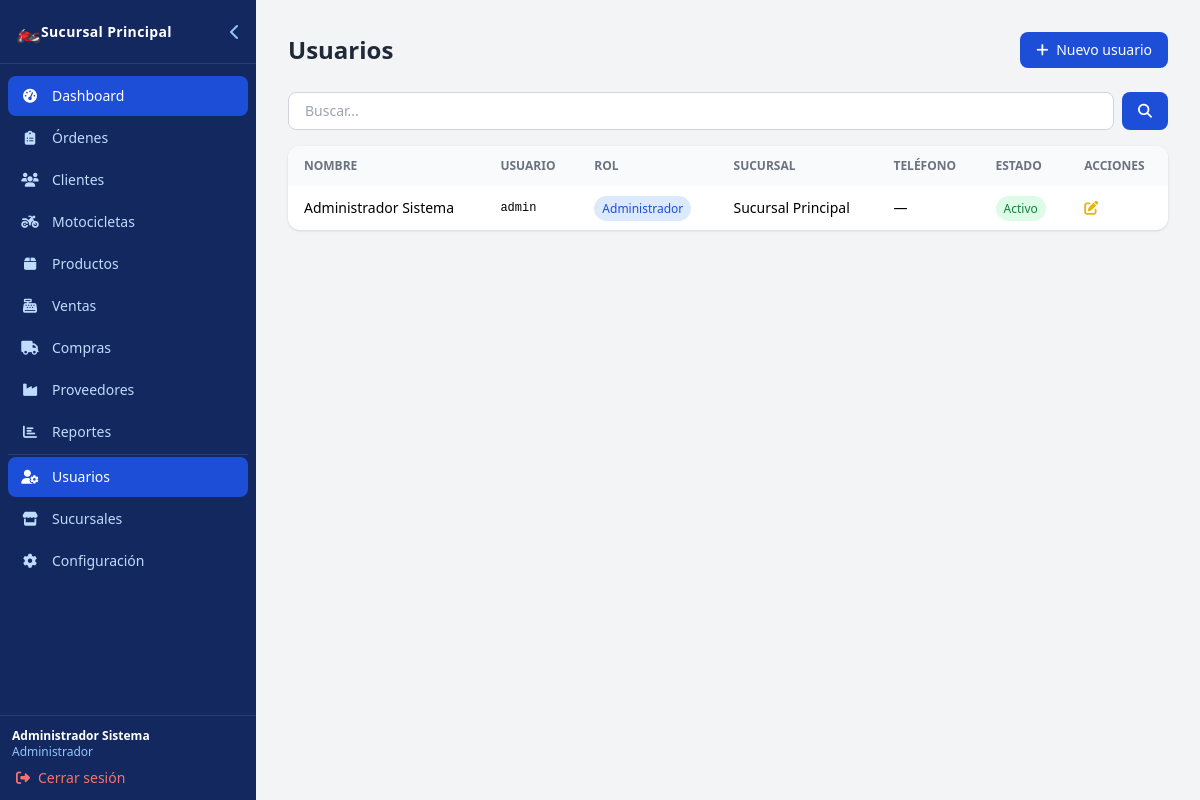
The page /pages/usuarios/index.php (signed in) on the database its author committed.
### tables this page shows
CREATE TABLE IF NOT EXISTS sucursales (
    id          INT UNSIGNED AUTO_INCREMENT PRIMARY KEY,
    nombre      VARCHAR(100) NOT NULL,
    direccion   VARCHAR(255),
    telefono    VARCHAR(20),
    correo      VARCHAR(100),
    activa      TINYINT(1) DEFAULT 1,
    created_at  TIMESTAMP DEFAULT CURRENT_TIMESTAMP,
    updated_at  TIMESTAMP DEFAULT CURRENT_TIMESTAMP ON UPDATE CURRENT_TIMESTAMP
);

CREATE TABLE IF NOT EXISTS usuarios (
    id            INT UNSIGNED AUTO_INCREMENT PRIMARY KEY,
    sucursal_id   INT UNSIGNED NOT NULL,
    nombre        VARCHAR(100) NOT NULL,
    apellido      VARCHAR(100) NOT NULL,
    telefono      VARCHAR(20),
    direccion     VARCHAR(255),
    rol_id        TINYINT UNSIGNED NOT NULL COMMENT '1=Admin,2=Técnico,3=Vendedor,4=Cajero,5=Asesor',
    username      VARCHAR(60) NOT NULL UNIQUE,
    password_hash VARCHAR(255) NOT NULL,
    activo        TINYINT(1) DEFAULT 1,
    created_at    TIMESTAMP DEFAULT CURRENT_TIMESTAMP,
    updated_at    TIMESTAMP DEFAULT CURRENT_TIMESTAMP ON UPDATE CURRENT_TIMESTAMP,
    FOREIGN KEY (sucursal_id) REFERENCES sucursales(id)
);

### config/database.php (called while the page is built, shortened)
<?php
function getDB() {
    static $pdo = null;
    if ($pdo === null) {
        try {
            $dsn = "mysql:host=" . DB_HOST . ";dbname=" . DB_NAME . ";charset=" . DB_CHARSET;
            $pdo = new PDO($dsn, DB_USER, DB_PASS, [
                PDO::ATTR_ERRMODE            => PDO::ERRMODE_EXCEPTION,
                PDO::ATTR_DEFAULT_FETCH_MODE => PDO::FETCH_ASSOC,
                PDO::ATTR_EMULATE_PREPARES   => false,
            PDO::MYSQL_ATTR_INIT_COMMAND => "SET time_zone = '-06:00'",
            ]);
        } catch (PDOException $e) {
            http_response_code(500);
            die(json_encode(['error' => 'Error de conexión a la base de datos']));
        }
    }
    return $pdo;
}

### includes/helpers.php (called while the page is built, shortened)
<?php
function sanitize($val) {
    return htmlspecialchars(trim($val), ENT_QUOTES, 'UTF-8');
}

### includes/auth.php (called while the page is built, shortened)
<?php
require_once __DIR__ . '/../config/config.php';
function currentUser() {
    return [
        'id'          => $_SESSION['usuario_id']   ?? null,
        'nombre'      => $_SESSION['nombre']        ?? '',
        'apellido'    => $_SESSION['apellido']       ?? '',
        'rol_id'      => $_SESSION['rol_id']         ?? null,
        'sucursal_id' => $_SESSION['sucursal_id']    ?? null,
    ];
}
function isAdmin() {
    return ($_SESSION['rol_id'] ?? 0) === ROL_ADMIN;
}

### config/config.php (called while the page is built, shortened)
<?php
$ROLES = [
    ROL_ADMIN         => 'Administrador',
    ROL_TECNICO       => 'Técnico',
    ROL_VENDEDOR      => 'Vendedor',
    ROL_CAJERO        => 'Cajero',
    ROL_ASESOR_VENTAS => 'Asesor de Ventas',
];

### pages/usuarios/index.php (the view, shortened to what this page needs)
<?php
require_once __DIR__ . '/../../includes/header.php';
$db = getDB();
$search = trim($_GET['q'] ?? '');
$where  = "WHERE 1=1";
$params = [];
$stmt = $db->prepare("SELECT u.*, s.nombre as sucursal FROM usuarios u JOIN sucursales s ON s.id=u.sucursal_id $where ORDER BY u.nombre");
$stmt->execute($params);
$usuarios = $stmt->fetchAll();
global $ROLES;
?>
<div class="flex items-center justify-between mb-6">
    <h1 class="text-2xl font-bold text-gray-800">Usuarios</h1>
    <a href="create.php" class="bg-blue-700 text-white px-4 py-2 rounded-lg hover:bg-blue-800 text-sm">
        <i class="fas fa-plus mr-1"></i> Nuevo usuario
    </a>
</div>
<form method="GET" class="mb-4 flex gap-2">
    <input type="text" name="q" value="<?= sanitize($search) ?>" placeholder="Buscar..."
           class="flex-1 border border-gray-300 rounded-lg px-4 py-2 text-sm focus:outline-none focus:ring-2 focus:ring-blue-500">
    <button class="bg-blue-700 text-white px-4 py-2 rounded-lg text-sm"><i class="fas fa-search"></i></button>
</form>
<div class="bg-white rounded-xl shadow overflow-hidden">
    <table class="w-full text-sm">
        <thead class="bg-gray-50 text-gray-500 uppercase text-xs">
            <tr>
                <th class="px-4 py-3 text-left">Nombre</th>
                <th class="px-4 py-3 text-left">Usuario</th>
                <th class="px-4 py-3 text-left">Rol</th>
                <th class="px-4 py-3 text-left">Sucursal</th>
                <th class="px-4 py-3 text-left">Teléfono</th>
                <th class="px-4 py-3 text-left">Estado</th>
                <th class="px-4 py-3 text-left">Acciones</th>
            </tr>
        </thead>
        <tbody class="divide-y divide-gray-100">
            <?php foreach ($usuarios as $u): ?>
            <tr class="hover:bg-gray-50">
                <td class="px-4 py-3 font-medium"><?= sanitize($u['nombre'] . ' ' . $u['apellido']) ?></td>
                <td class="px-4 py-3 font-mono text-xs"><?= sanitize($u['username']) ?></td>
                <td class="px-4 py-3">
                    <span class="px-2 py-1 rounded-full text-xs bg-blue-100 text-blue-700">
                        <?= sanitize($ROLES[$u['rol_id']] ?? 'Sin rol') ?>
                    </span>
                </td>
                <td class="px-4 py-3"><?= sanitize($u['sucursal']) ?></td>
                <td class="px-4 py-3"><?= sanitize($u['telefono'] ?? '—') ?></td>
                <td class="px-4 py-3">
                    <span class="px-2 py-1 rounded-full text-xs <?= $u['activo'] ? 'bg-green-100 text-green-700' : 'bg-red-100 text-red-700' ?>">
                        <?= $u['activo'] ? 'Activo' : 'Inactivo' ?>
                    </span>
                </td>
                <td class="px-4 py-3 flex gap-2">
                    <a href="edit.php?id=<?= $u['id'] ?>" class="text-yellow-500 hover:text-yellow-700"><i class="fas fa-edit"></i></a>
                </td>
            </tr>
            <?php endforeach; ?>
        </tbody>
    </table>
</div>
<?php require_once __DIR__ . '/../../includes/footer.php'; ?>

### includes/header.php (shortened to what this page needs)
<?php
require_once __DIR__ . '/../config/config.php';
require_once __DIR__ . '/../config/database.php';
require_once __DIR__ . '/../includes/auth.php';
require_once __DIR__ . '/../includes/helpers.php';
$user  = currentUser();
$_sucConfig = [];
if (!empty($user['sucursal_id'])) {
    $_sucStmt = getDB()->prepare("SELECT * FROM sucursales WHERE id=?");
    $_sucStmt->execute([$user['sucursal_id']]);
    $_sucConfig = $_sucStmt->fetch() ?: [];
}
$_logoPath  = $_sucConfig['logo_path'] ?? null;
$_appName   = $_sucConfig['nombre'] ?? APP_NAME;
global $ROLES;
$currentFile = basename($_SERVER['PHP_SELF']);
$currentDir  = basename(dirname($_SERVER['PHP_SELF']));
function navActive($dir) {
    global $currentDir, $currentFile;
    if ($dir === 'dashboard') return $currentFile === 'index.php' && $currentDir !== 'pages';
    return $currentDir === $dir;
}
?>
<!DOCTYPE html>
<html lang="es">
<head>
    <script src="https://cdn.tailwindcss.com"></script>
    <link rel="stylesheet" href="https://cdnjs.cloudflare.com/ajax/libs/font-awesome/6.5.0/css/all.min.css">
</head>
<body class="bg-gray-100 font-sans" x-data="{ sidebarOpen: window.innerWidth >= 1024, mobileOpen: false }" @resize.window="sidebarOpen = window.innerWidth >= 1024">
<aside
       :class="[
           'fixed top-0 left-0 h-screen bg-blue-900 text-white z-40 flex flex-col transition-all duration-300',
           'lg:translate-x-0',
           mobileOpen ? 'translate-x-0 w-64' : '-translate-x-full w-64',
           sidebarOpen ? 'lg:w-64' : 'lg:w-16'
       ]">
    <div class="flex items-center justify-between px-4 py-4 border-b border-blue-800 min-h-[64px]">
        <?php if ($_logoPath): ?>
        <img src="<?= BASE_URL ?>/<?= sanitize($_logoPath) ?>" alt="Logo" class="w-8 h-8 object-contain rounded flex-shrink-0">
        <?php else: ?>
        <span class="text-xl flex-shrink-0">🏍️</span>
        <?php endif; ?>
        <span x-show="sidebarOpen || mobileOpen" class="text-sm font-bold tracking-wide truncate"><?= sanitize($_appName) ?></span>
        <button @click="sidebarOpen = !sidebarOpen" class="text-blue-300 hover:text-white hidden lg:block ml-auto">
            <i :class="sidebarOpen ? 'fas fa-chevron-left' : 'fas fa-chevron-right'"></i>
        </button>
    </div>
    <nav class="flex-1 overflow-y-auto py-3 px-2 space-y-0.5">
        <?php
        $links = [
            ['dashboard', '/',           'fa-tachometer-alt', 'Dashboard'],
            ['ordenes',   '/pages/ordenes/',   'fa-clipboard-list','Órdenes'],
            ['clientes',  '/pages/clientes/',  'fa-users',         'Clientes'],
            ['motos',     '/pages/motos/',     'fa-motorcycle',    'Motocicletas'],
            ['productos', '/pages/productos/', 'fa-box',           'Productos'],
            ['ventas',    '/pages/ventas/',    'fa-cash-register', 'Ventas'],
            ['compras',   '/pages/compras/',   'fa-truck',         'Compras'],
            ['proveedores','/pages/proveedores/','fa-industry',    'Proveedores'],
            ['reportes',  '/pages/reportes/',  'fa-chart-bar',     'Reportes'],
        ];
        foreach ($links as [$dir, $path, $icon, $label]):
            $active = navActive($dir) ? 'bg-blue-700 text-white' : 'text-blue-200 hover:bg-blue-800 hover:text-white';
        ?>
        <a href="<?= BASE_URL . $path ?>index.php"
           class="flex items-center gap-3 px-3 py-2.5 rounded-lg transition-colors <?= $active ?>"
           @click="mobileOpen=false">
            <i class="fas <?= $icon ?> w-5 text-center flex-shrink-0 text-sm"></i>
            <span x-show="sidebarOpen || mobileOpen" class="text-sm truncate"><?= $label ?></span>
        </a>
        <?php endforeach; ?>
        <?php if (isAdmin()): ?>
        <div class="border-t border-blue-800 my-2"></div>
        <?php
        $adminLinks = [
            ['usuarios',   '/pages/usuarios/',   'fa-user-cog', 'Usuarios'],
            ['sucursales', '/pages/sucursales/', 'fa-store',    'Sucursales'],
            ['configuracion','/pages/configuracion/','fa-cog','Configuración'],
        ];
        foreach ($adminLinks as [$dir, $path, $icon, $label]):
            $active = navActive($dir) ? 'bg-blue-700 text-white' : 'text-blue-200 hover:bg-blue-800 hover:text-white';
        ?>
        <a href="<?= BASE_URL . $path ?>index.php"
           class="flex items-center gap-3 px-3 py-2.5 rounded-lg transition-colors <?= $active ?>"
           @click="mobileOpen=false">
            <i class="fas <?= $icon ?> w-5 text-center flex-shrink-0 text-sm"></i>
            <span x-show="sidebarOpen || mobileOpen" class="text-sm truncate"><?= $label ?></span>
        </a>
        <?php endforeach; endif; ?>
    </nav>
    <div class="border-t border-blue-800 px-3 py-3">
        <div x-show="sidebarOpen || mobileOpen" class="text-xs text-blue-300 mb-2 truncate">
            <div class="font-semibold text-white truncate"><?= sanitize($user['nombre'] . ' ' . $user['apellido']) ?></div>
            <div><?= sanitize($ROLES[$user['rol_id']] ?? '') ?></div>
        </div>
        <a href="<?= BASE_URL ?>/logout.php"
           class="flex items-center gap-2 text-red-400 hover:text-red-300 text-sm px-1">
            <i class="fas fa-sign-out-alt flex-shrink-0"></i>
            <span x-show="sidebarOpen || mobileOpen">Cerrar sesión</span>
        </a>
    </div>
</aside>
<main :class="sidebarOpen ? 'lg:ml-64' : 'lg:ml-16'"
      class="transition-all duration-300 min-h-screen pt-20 lg:pt-8 px-4 py-5 lg:px-8 lg:py-8">

### includes/footer.php (shortened to what this page needs)
</main>
</body>
</html>

### rows shown on the page
sucursales: nombre "Sucursal Principal"
usuarios: nombre+apellido "Administrador Sistema", username "admin", rol "Administrador", sucursal.nombre "Sucursal Principal", telefono "—", activo "Activo"

### other values the page prints
$label "Dashboard"
$label "Órdenes"
$label "Clientes"
$label "Motocicletas"
$label "Productos"
$label "Ventas"
$label "Compras"
$label "Proveedores"
$label "Reportes"
$label "Usuarios"
$label "Sucursales"
$label "Configuración"
$user['nombre'] . ' ' . $user['apellido'] "Administrador Sistema"
$ROLES[$user['rol_id']] "Administrador"
